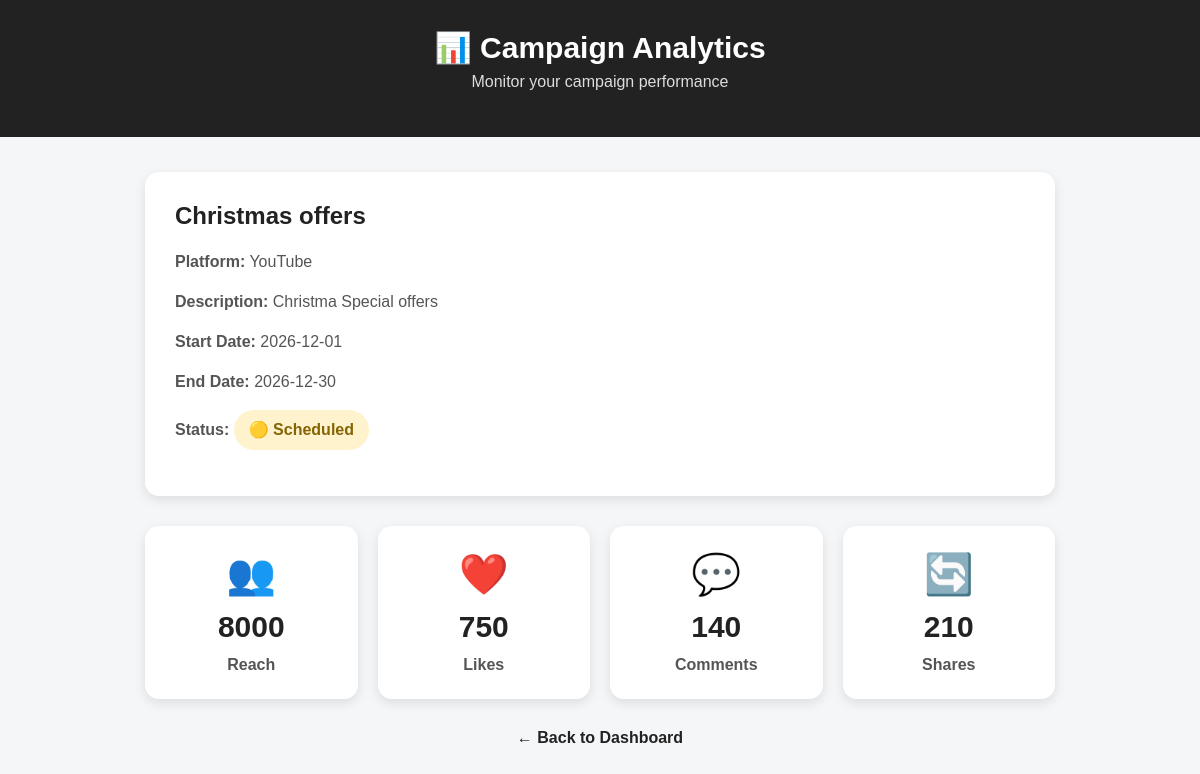
The app's page /analytics with its own data.
### tables this page shows
CREATE TABLE campaigns (
            id INTEGER PRIMARY KEY AUTOINCREMENT,
            name TEXT NOT NULL,
            platform TEXT NOT NULL,
            description TEXT,
            start_date TEXT,
            end_date TEXT
        );

### app.py (the view)
@app.route("/analytics")
def analytics():
    conn = sqlite3.connect("campaigns.db")
    conn.row_factory = sqlite3.Row
    cursor = conn.cursor()
    cursor.execute(
        "SELECT * FROM campaigns ORDER BY id DESC LIMIT 1"
    )
    campaign = cursor.fetchone()
    analytics_data = None
    if campaign:
        campaign_status = get_campaign_status(
            campaign["start_date"],
            campaign["end_date"]
        )
        campaign_id = campaign["id"]
        reach = 5000 + (campaign_id * 500)
        likes = 450 + (campaign_id * 50)
        comments = 80 + (campaign_id * 10)
        shares = 120 + (campaign_id * 15)
        analytics_data = {
            "reach": reach,
            "likes": likes,
            "comments": comments,
            "shares": shares,
            "status": campaign_status
        }
    conn.close()
    return render_template(
        "analytics.html",
        campaign=campaign,
        analytics=analytics_data
    )

### app.py (called while the page is built)
def get_campaign_status(start_date, end_date):
    try:
        start = datetime.strptime(start_date, "%Y-%m-%d").date()
        end = datetime.strptime(end_date, "%Y-%m-%d").date()
        today = date.today()
        if today < start:
            return "Scheduled"
        elif start <= today <= end:
            return "Active"
        else:
            return "Completed"
    except:
        return "Unknown"

### templates/analytics.html (shortened to what this page needs)
<!DOCTYPE html>
<html>
<head>
</head>
<body>
    <div class="header">
        <h1>📊 Campaign Analytics</h1>
        <p>
            Monitor your campaign performance
        </p>
    </div>
    <div class="container">
        {% if campaign and analytics %}
            <div class="campaign-info">
                <h2>
                    {{ campaign["name"] }}
                </h2>
                <p>
                    <b>Platform:</b>
                    {{ campaign["platform"] }}
                </p>
                <p>
                    <b>Description:</b>
                    {{ campaign["description"] }}
                </p>
                <p>
                    <b>Start Date:</b>
                    {{ campaign["start_date"] }}
                </p>
                <p>
                    <b>End Date:</b>
                    {{ campaign["end_date"] }}
                </p>
                <p>
                    <b>Status:</b>
                    {% if analytics["status"] == "Scheduled" %}
                        <span class="status scheduled">
                            🟡 Scheduled
                        </span>
                    {% elif analytics["status"] == "Active" %}
                        <span class="status active">
                            🟢 Active
                        </span>
                    {% elif analytics["status"] == "Completed" %}
                        <span class="status completed">
                            ⚫ Completed
                        </span>
                    {% endif %}
                </p>
            </div>
            <div class="analytics-container">
                <div class="analytics-card">
                    <div class="icon">👥</div>
                    <h2>
                        {{ analytics["reach"] }}
                    </h2>
                    <p>
                        Reach
                    </p>
                </div>
                <div class="analytics-card">
                    <div class="icon">❤️</div>
                    <h2>
                        {{ analytics["likes"] }}
                    </h2>
                    <p>
                        Likes
                    </p>
                </div>
                <div class="analytics-card">
                    <div class="icon">💬</div>
                    <h2>
                        {{ analytics["comments"] }}
                    </h2>
                    <p>
                        Comments
                    </p>
                </div>
                <div class="analytics-card">
                    <div class="icon">🔄</div>
                    <h2>
                        {{ analytics["shares"] }}
                    </h2>
                    <p>
                        Shares
                    </p>
                </div>
            </div>
        {% endif %}
        <a
            href="/"
            class="back"
        >
            ← Back to Dashboard
        </a>
    </div>
</body>
</html>

### templates/analytics.html (style rules this page uses)
* { box-sizing: border-box; }
body { margin: 0; font-family: Arial, sans-serif; background: #f4f6f8; color: #222; }
.header { background: #222; color: white; text-align: center; padding: 30px 20px; }
.header h1 { margin: 0; font-size: 30px; }
.header p { color: #ddd; margin-top: 8px; }
.container { max-width: 950px; margin: 35px auto; padding: 0 20px; }
.campaign-info { background: white; padding: 30px; border-radius: 14px; box-shadow: 0 4px 12px rgba(0,0,0,0.10); margin-bottom: 30px; }
.campaign-info h2 { margin-top: 0; margin-bottom: 20px; }
.campaign-info p { color: #555; line-height: 1.5; }
.status { display: inline-block; padding: 8px 15px; border-radius: 20px; font-weight: bold; }
.scheduled { background: #fff3cd; color: #856404; }
.analytics-container { display: grid; grid-template-columns: repeat(4, 1fr); gap: 20px; }
.analytics-card { background: white; padding: 25px; text-align: center; border-radius: 14px; box-shadow: 0 4px 12px rgba(0,0,0,0.10); transition: 0.3s; }
.icon { font-size: 40px; }
.analytics-card h2 { font-size: 30px; margin: 12px 0; }
.analytics-card p { font-weight: bold; color: #555; margin: 0; }
.back { display: block; width: fit-content; margin: 30px auto; text-decoration: none; color: #222; font-weight: bold; }

### records on screen
campaigns: name "Christmas offers", platform "YouTube", description "Christma Special offers", start_date "2026-12-01", end_date "2026-12-30"

### other values on screen
{{ analytics["reach"] }} "8000"
{{ analytics["likes"] }} "750"
{{ analytics["comments"] }} "140"
{{ analytics["shares"] }} "210"
